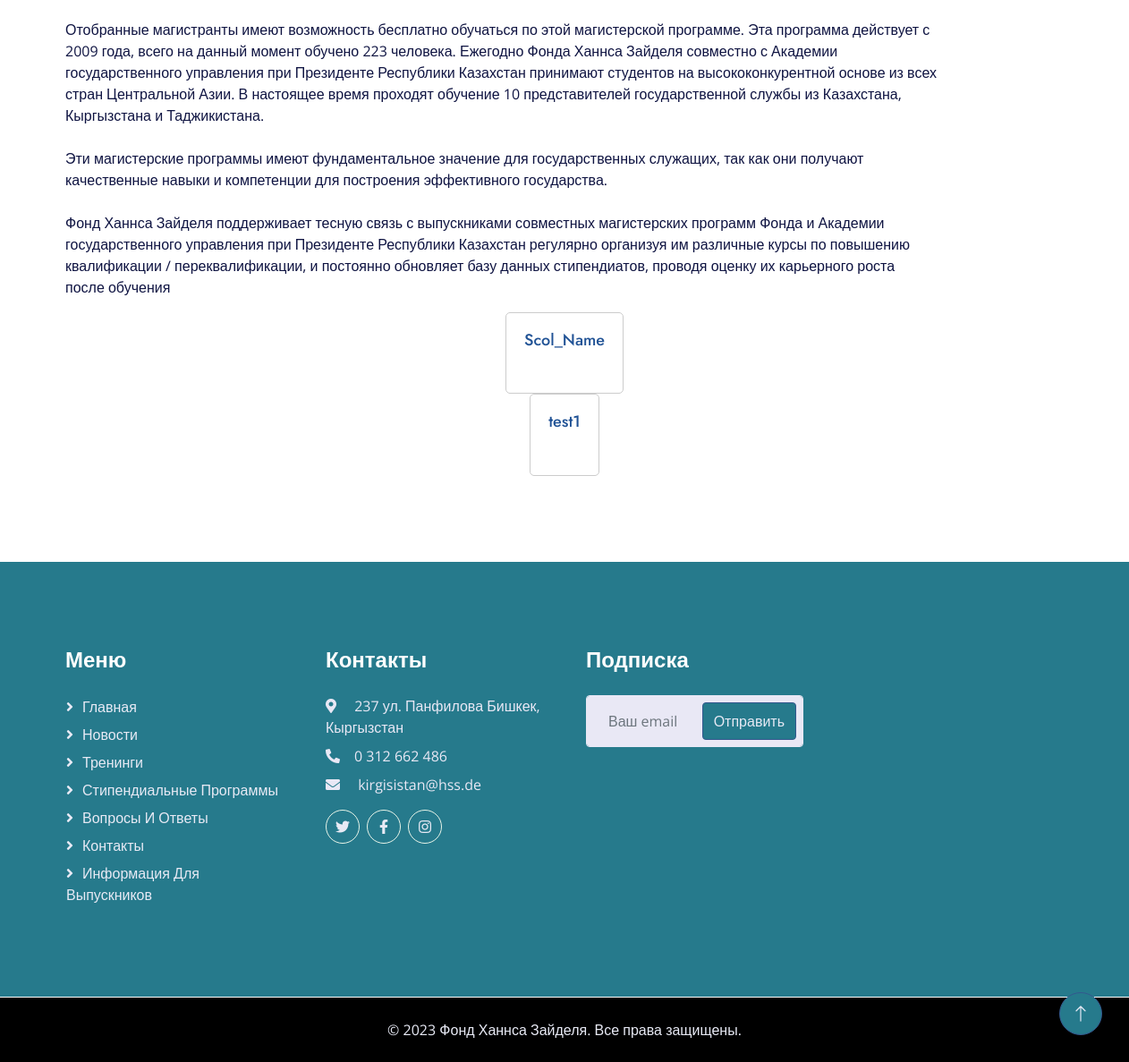
Before: /scholarship/detail/ (lower part) with the older database file.
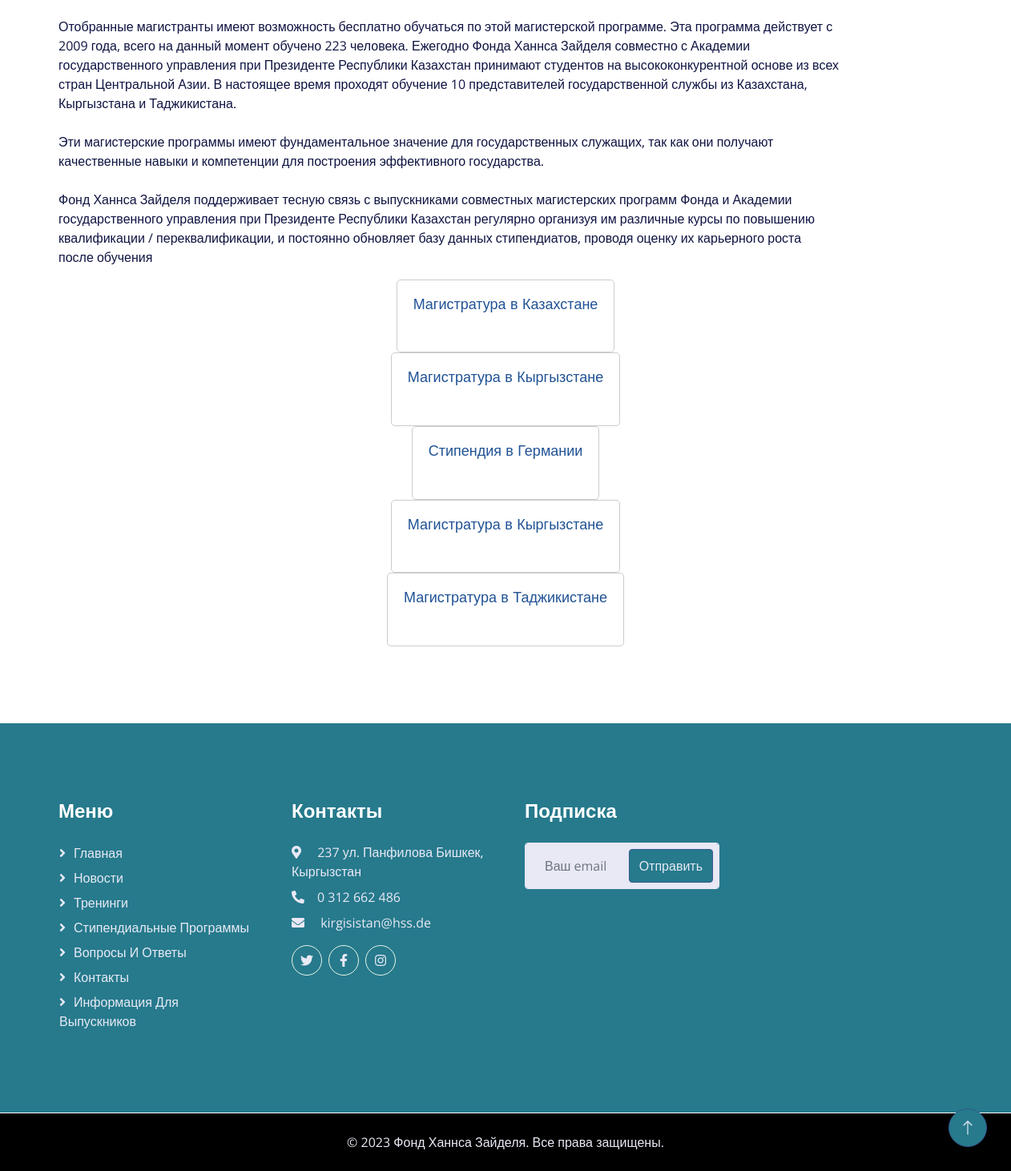
After: the same page with the newer database file.
### scholarship/models.py (models this page shows, shortened)
class Scholarship(models.Model):
    name = models.CharField(max_length=150)
    header = models.CharField(max_length=150, blank=True)
    text = RichTextField(blank=True)
    image = models.ImageField(upload_to="stipendii_image", blank=True)
    detail_image = models.ImageField(upload_to="detail_image", blank=True)

### scholarship/views.py (the view)
# urls.py: path('detail/', views.detail, name="detail"),
def detail(request):
    d = Scholarship.objects.all()
    return render(request, "details.html", {"d": d})

### email_app/forms.py
class ContactEmailForm(forms.ModelForm):
    class Meta:
        model = ContactEmail
        fields = ("email",)
        widgets = {
            "email": forms.EmailInput(attrs={"class": "form-control bg-light border-light w-100 py-3 ps-4 pe-5",
                                             "placeholder": "Ваш email"})
        }
        labels = {
            'email': ''
        }

### email_app/templatetags/contact_tags.py (called while the page is built)
@register.inclusion_tag("form.html")
def contact_form():
    return {"contact_form": ContactEmailForm()}

### templates/details.html (shortened to what this page needs)
{% extends '__base.html' %}
{% block page_content %}
    <div class="container-xxl py-5">
        <div class="container">
            <div class="row g-5 col-lg-11">
                <p class="wow fadeInUp" data-wow-delay="0.1s">
                    <br>
                    <br>
                    <br>
                    <br>
                    Отобранные магистранты имеют возможность бесплатно обучаться по этой магистерской программе. Эта программа действует с 2009 года, всего на данный момент обучено 223 человека. Ежегодно Фонда Ханнса Зайделя совместно с Академии государственного управления при Президенте Республики Казахстан принимают студентов на высококонкурентной основе из всех стран Центральной Азии. В настоящее время проходят обучение 10 представителей государственной службы из Казахстана, Кыргызстана и Таджикистана.
                    <br>
                    <br>
                    Эти магистерские программы имеют фундаментальное значение для государственных служащих, так как они получают качественные навыки и компетенции для построения эффективного государства.
                    <br>
                    <br>
                    Фонд Ханнса Зайделя поддерживает тесную связь с выпускниками совместных магистерских программ Фонда и Академии государственного управления при Президенте Республики Казахстан регулярно организуя им различные курсы по повышению квалификации / переквалификации, и постоянно обновляет базу данных стипендиатов, проводя оценку их карьерного роста после обучения
                </p>
            </div>
            <div class="elementor-widget-wrap elementor-element-populated">
                 {% for scholarship in d %}
                <section
                    class="elementor-section elementor-inner-section elementor-element elementor-element-39402a4 elementor-section-boxed elementor-section-height-default elementor-section-height-default"
                    data-id="39402a4" data-element_type="section"
                    data-settings="{&quot;background_background&quot;:&quot;classic&quot;}">
                    <div class="elementor-container elementor-column-gap-default">
                        <div class="aux-parallax-section elementor-column elementor-col-100 elementor-inner-column elementor-element elementor-element-a44e0d7"
                            data-id="a44e0d7" data-element_type="column">
                            <div class="elementor-widget-wrap elementor-element-populated">
                                <div class="elementor-element elementor-element-c4b30eb elementor-widget elementor-widget-heading"
                                    data-id="c4b30eb" data-element_type="widget" data-widget_type="heading.default">
                                    <div class="elementor-widget-container">
                                        <h5 class="elementor-heading-title elementor-size-default">
                                            <a href="{% url 'detail' %}"> {{ scholarship.name }}</a>
                                        </h5>
                                    </div>
                                </div>
                            </div>
                        </div>
                    </div>
                </section>
                  {% endfor %}
            </div>
        </div>
    </div>
{% endblock %}

Changed rows visible on the page:
removed Scholarship: name "Scol_Name"
removed Scholarship: name "test1"
added Scholarship: name "Магистратура в Казахстане"
added Scholarship: name "Магистратура в Кыргызстане"
added Scholarship: name "Стипендия в Германии"
added Scholarship: name "Магистратура в Кыргызстане"
added Scholarship: name "Магистратура в Таджикистане"
